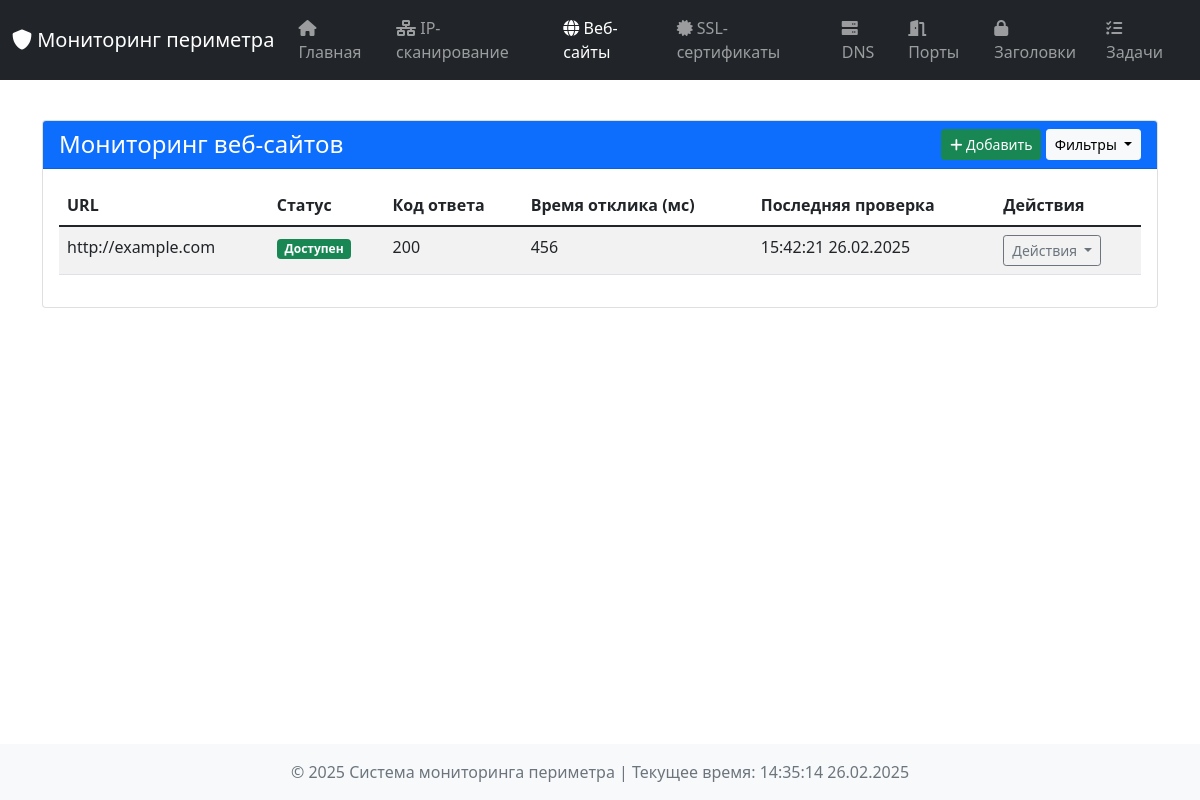
Before: /websites with the older database file.
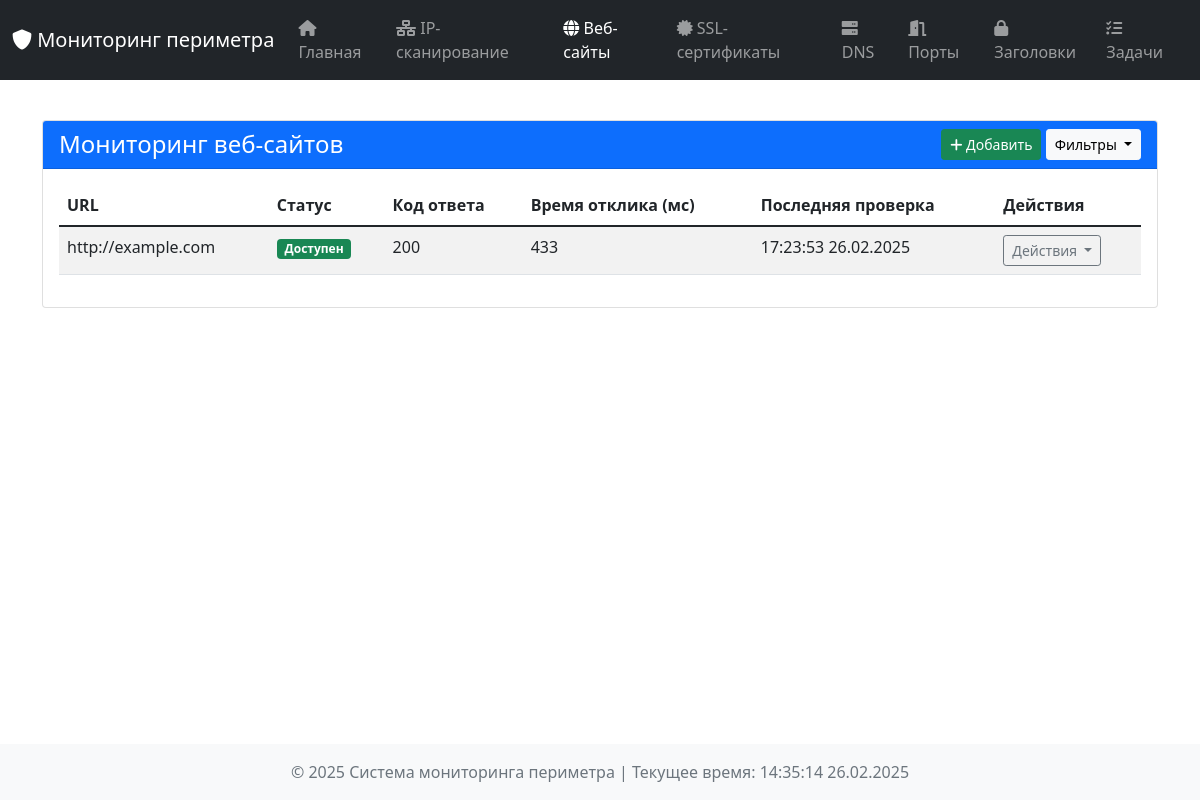
After: the same page with the newer database file.
### tables this page shows
CREATE TABLE website_states (
            url TEXT PRIMARY KEY,
            is_up INTEGER,
            status_code INTEGER,
            response_time INTEGER,
            error TEXT,
            check_time TEXT,
            data TEXT
        );

### dashboard/app.py (the view, shortened to what this page needs)
@app.route('/websites', methods=['GET', 'POST'])
def websites():
    status_filter = request.args.get('status')
    results = db_manager.get_all_records('website_monitoring')
    if status_filter == 'up':
        results = [r for r in results if r['is_up']]
    elif status_filter == 'down':
        results = [r for r in results if not r['is_up']]
    return render_template('websites.html', results=results, current_time=datetime.now())

### dashboard/templates/websites.html (shortened to what this page needs)
{% extends "base.html" %}
{% block content %}
<div class="container mt-4">
    <div class="card">
        <div class="card-header bg-primary text-white d-flex justify-content-between align-items-center">
            <h4 class="mb-0">Мониторинг веб-сайтов</h4>
            <div>
                <button class="btn btn-success btn-sm" data-bs-toggle="modal" data-bs-target="#addWebsiteModal">
                    <i class="fas fa-plus"></i> Добавить
                </button>
                <button class="btn btn-light btn-sm dropdown-toggle" type="button" id="filterDropdown" data-bs-toggle="dropdown" aria-expanded="false">
                    Фильтры
                </button>
            </div>
        </div>
        <div class="card-body">
            {% if results %}
                <div class="table-responsive">
                    <table class="table table-hover table-striped">
                        <thead class="thead-dark">
                            <tr>
                                <th>URL</th>
                                <th>Статус</th>
                                <th>Код ответа</th>
                                <th>Время отклика (мс)</th>
                                <th>Последняя проверка</th>
                                <th>Действия</th>
                            </tr>
                        </thead>
                        <tbody>
                            {% for result in results %}
                            <tr class="{% if not result.is_up %}table-danger{% endif %}">
                                <td>{{ result.url }}</td>
                                <td>
                                    {% if result.is_up %}
                                        <span class="badge bg-success">Доступен</span>
                                    {% else %}
                                        <span class="badge bg-danger">Недоступен</span>
                                    {% endif %}
                                </td>
                                <td>{{ result.status_code or 'N/A' }}</td>
                                <td>{{ result.response_time or 'N/A' }}</td>
                                <td>{{ result.check_time.strftime('%H:%M:%S %d.%m.%Y') if result.check_time else 'N/A' }}</td>
                                <td>
                                    <div class="dropdown">
                                        <button class="btn btn-outline-secondary btn-sm dropdown-toggle" type="button" data-bs-toggle="dropdown" aria-expanded="false">
                                            Действия
                                        </button>
                                    </div>
                                </td>
                            </tr>
                            {% endfor %}
                        </tbody>
                    </table>
                </div>
            {% else %}
                <div class="alert alert-info text-center">
                    Веб-сайтов не найдено
                </div>
            {% endif %}
        </div>
    </div>
</div>
{% endblock %}

Changed rows visible on the page:
changed website_states "http://example.com": response_time "456" → "433"; check_time "15:42:21 26.02.2025" → "17:23:53 26.02.2025"
